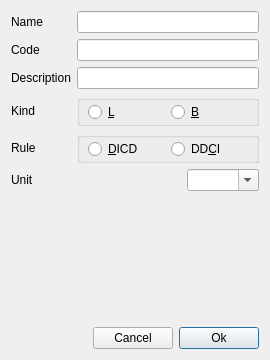
<?xml version="1.0" encoding="UTF-8"?>
<ui version="4.0">
 <class>InsertNodeFIT</class>
 <widget class="QDialog" name="InsertNodeFIT">
  <property name="geometry">
   <rect>
    <x>0</x>
    <y>0</y>
    <width>270</width>
    <height>360</height>
   </rect>
  </property>
  <property name="focusPolicy">
   <enum>Qt::FocusPolicy::StrongFocus</enum>
  </property>
  <layout class="QGridLayout" name="gridLayout">
   <item row="2" column="0">
    <widget class="QLabel" name="labDescription">
     <property name="text">
      <string>Description</string>
     </property>
    </widget>
   </item>
   <item row="1" column="1" colspan="3">
    <widget class="LineEdit" name="lineCode">
     <property name="sizePolicy">
      <sizepolicy hsizetype="Preferred" vsizetype="Fixed">
       <horstretch>0</horstretch>
       <verstretch>0</verstretch>
      </sizepolicy>
     </property>
    </widget>
   </item>
   <item row="4" column="0">
    <widget class="QLabel" name="labRule">
     <property name="sizePolicy">
      <sizepolicy hsizetype="Preferred" vsizetype="Preferred">
       <horstretch>0</horstretch>
       <verstretch>0</verstretch>
      </sizepolicy>
     </property>
     <property name="text">
      <string>Rule</string>
     </property>
    </widget>
   </item>
   <item row="3" column="0">
    <widget class="QLabel" name="labKind">
     <property name="sizePolicy">
      <sizepolicy hsizetype="Preferred" vsizetype="Preferred">
       <horstretch>0</horstretch>
       <verstretch>0</verstretch>
      </sizepolicy>
     </property>
     <property name="text">
      <string>Kind</string>
     </property>
    </widget>
   </item>
   <item row="5" column="0">
    <widget class="QLabel" name="labUnit">
     <property name="text">
      <string>Unit</string>
     </property>
    </widget>
   </item>
   <item row="0" column="0">
    <widget class="QLabel" name="labName">
     <property name="sizePolicy">
      <sizepolicy hsizetype="Fixed" vsizetype="Preferred">
       <horstretch>0</horstretch>
       <verstretch>0</verstretch>
      </sizepolicy>
     </property>
     <property name="text">
      <string>Name</string>
     </property>
    </widget>
   </item>
   <item row="2" column="1" colspan="3">
    <widget class="LineEdit" name="lineDescription">
     <property name="sizePolicy">
      <sizepolicy hsizetype="Preferred" vsizetype="Fixed">
       <horstretch>0</horstretch>
       <verstretch>0</verstretch>
      </sizepolicy>
     </property>
    </widget>
   </item>
   <item row="4" column="1" colspan="3">
    <widget class="QGroupBox" name="groupBox">
     <property name="title">
      <string/>
     </property>
     <layout class="QHBoxLayout" name="horizontalLayout">
      <property name="leftMargin">
       <number>8</number>
      </property>
      <property name="topMargin">
       <number>0</number>
      </property>
      <property name="rightMargin">
       <number>8</number>
      </property>
      <property name="bottomMargin">
       <number>0</number>
      </property>
      <item>
       <widget class="QRadioButton" name="rBtnDICD">
        <property name="focusPolicy">
         <enum>Qt::FocusPolicy::NoFocus</enum>
        </property>
        <property name="toolTip">
         <string>Debit Increase, Credit Decrease</string>
        </property>
        <property name="text">
         <string notr="true">&amp;DICD</string>
        </property>
       </widget>
      </item>
      <item>
       <widget class="QRadioButton" name="rBtnDDCI">
        <property name="focusPolicy">
         <enum>Qt::FocusPolicy::NoFocus</enum>
        </property>
        <property name="toolTip">
         <string>Debit Decrease, Credit Increase</string>
        </property>
        <property name="text">
         <string notr="true">DD&amp;CI</string>
        </property>
       </widget>
      </item>
     </layout>
    </widget>
   </item>
   <item row="3" column="1" colspan="3">
    <widget class="QGroupBox" name="groupBox_2">
     <property name="title">
      <string/>
     </property>
     <layout class="QGridLayout" name="gridLayout_2">
      <property name="leftMargin">
       <number>8</number>
      </property>
      <property name="topMargin">
       <number>0</number>
      </property>
      <property name="rightMargin">
       <number>8</number>
      </property>
      <property name="bottomMargin">
       <number>0</number>
      </property>
      <property name="spacing">
       <number>-1</number>
      </property>
      <item row="1" column="0">
       <widget class="QRadioButton" name="rBtnLeaf">
        <property name="focusPolicy">
         <enum>Qt::FocusPolicy::NoFocus</enum>
        </property>
        <property name="toolTip">
         <string>Leaf Node</string>
        </property>
        <property name="text">
         <string notr="true">&amp;L</string>
        </property>
       </widget>
      </item>
      <item row="1" column="1">
       <widget class="QRadioButton" name="rBtnBranch">
        <property name="focusPolicy">
         <enum>Qt::FocusPolicy::NoFocus</enum>
        </property>
        <property name="toolTip">
         <string>Branch Node</string>
        </property>
        <property name="text">
         <string notr="true">&amp;B</string>
        </property>
       </widget>
      </item>
     </layout>
    </widget>
   </item>
   <item row="7" column="2">
    <widget class="QPushButton" name="pBtnCancel">
     <property name="sizePolicy">
      <sizepolicy hsizetype="Fixed" vsizetype="Fixed">
       <horstretch>0</horstretch>
       <verstretch>0</verstretch>
      </sizepolicy>
     </property>
     <property name="focusPolicy">
      <enum>Qt::FocusPolicy::NoFocus</enum>
     </property>
     <property name="text">
      <string>Cancel</string>
     </property>
    </widget>
   </item>
   <item row="1" column="0">
    <widget class="QLabel" name="labCode">
     <property name="text">
      <string>Code</string>
     </property>
    </widget>
   </item>
   <item row="7" column="3">
    <widget class="QPushButton" name="pBtnOk">
     <property name="sizePolicy">
      <sizepolicy hsizetype="Fixed" vsizetype="Fixed">
       <horstretch>0</horstretch>
       <verstretch>0</verstretch>
      </sizepolicy>
     </property>
     <property name="focusPolicy">
      <enum>Qt::FocusPolicy::NoFocus</enum>
     </property>
     <property name="text">
      <string>Ok</string>
     </property>
     <property name="default">
      <bool>true</bool>
     </property>
    </widget>
   </item>
   <item row="7" column="0" colspan="2">
    <spacer name="horizontalSpacer">
     <property name="orientation">
      <enum>Qt::Orientation::Horizontal</enum>
     </property>
     <property name="sizeHint" stdset="0">
      <size>
       <width>111</width>
       <height>20</height>
      </size>
     </property>
    </spacer>
   </item>
   <item row="5" column="1" colspan="3">
    <layout class="QHBoxLayout" name="horizontalLayout_2">
     <item>
      <spacer name="horizontalSpacer_4">
       <property name="orientation">
        <enum>Qt::Orientation::Horizontal</enum>
       </property>
       <property name="sizeHint" stdset="0">
        <size>
         <width>40</width>
         <height>20</height>
        </size>
       </property>
      </spacer>
     </item>
     <item>
      <widget class="ComboBox" name="comboUnit">
       <property name="editable">
        <bool>true</bool>
       </property>
       <property name="insertPolicy">
        <enum>QComboBox::InsertPolicy::NoInsert</enum>
       </property>
       <property name="sizeAdjustPolicy">
        <enum>QComboBox::SizeAdjustPolicy::AdjustToContents</enum>
       </property>
      </widget>
     </item>
    </layout>
   </item>
   <item row="0" column="1" colspan="3">
    <widget class="LineEdit" name="lineName">
     <property name="sizePolicy">
      <sizepolicy hsizetype="Expanding" vsizetype="Fixed">
       <horstretch>0</horstretch>
       <verstretch>0</verstretch>
      </sizepolicy>
     </property>
    </widget>
   </item>
   <item row="6" column="0" colspan="3">
    <spacer name="verticalSpacer">
     <property name="orientation">
      <enum>Qt::Orientation::Vertical</enum>
     </property>
     <property name="sizeHint" stdset="0">
      <size>
       <width>20</width>
       <height>40</height>
      </size>
     </property>
    </spacer>
   </item>
  </layout>
 </widget>
 <customwidgets>
  <customwidget>
   <class>LineEdit</class>
   <extends>QLineEdit</extends>
   <header location="global">widget/lineedit.h</header>
  </customwidget>
  <customwidget>
   <class>ComboBox</class>
   <extends>QComboBox</extends>
   <header location="global">widget/combobox.h</header>
  </customwidget>
 </customwidgets>
 <tabstops>
  <tabstop>lineName</tabstop>
  <tabstop>lineCode</tabstop>
  <tabstop>lineDescription</tabstop>
  <tabstop>comboUnit</tabstop>
 </tabstops>
 <resources/>
 <connections>
  <connection>
   <sender>pBtnCancel</sender>
   <signal>clicked()</signal>
   <receiver>InsertNodeFIT</receiver>
   <slot>reject()</slot>
   <hints>
    <hint type="sourcelabel">
     <x>200</x>
     <y>355</y>
    </hint>
    <hint type="destinationlabel">
     <x>260</x>
     <y>492</y>
    </hint>
   </hints>
  </connection>
  <connection>
   <sender>pBtnOk</sender>
   <signal>clicked()</signal>
   <receiver>InsertNodeFIT</receiver>
   <slot>accept()</slot>
   <hints>
    <hint type="sourcelabel">
     <x>257</x>
     <y>355</y>
    </hint>
    <hint type="destinationlabel">
     <x>101</x>
     <y>492</y>
    </hint>
   </hints>
  </connection>
 </connections>
</ui>
